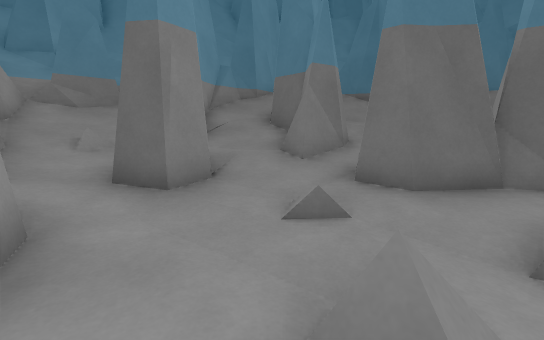
view 1 (above)

24 first-person views from a walk through a 3-D level made in the Godot game engine. The camera is 1.2 m above the floor, tilts 8° down and sees 90° across. The floor is counted in squares, 1 m on a side. Each view is taken from the middle of a square. On the plan, view 1 faces up. The plan holds only what a view shows up to about 13 squares ahead; the rest is blank. The place goes on beyond the plan.

view 2
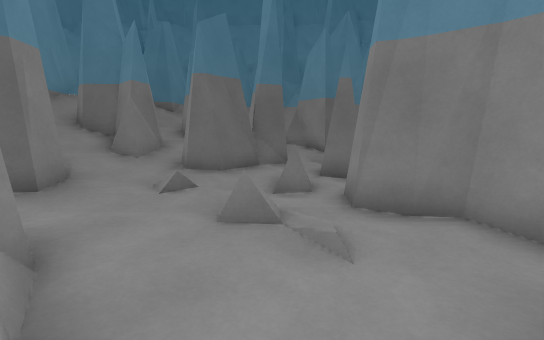

view 3
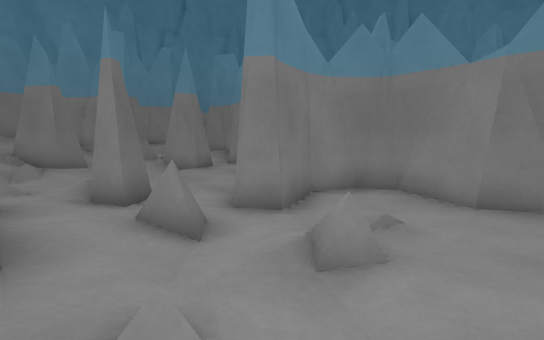

view 4
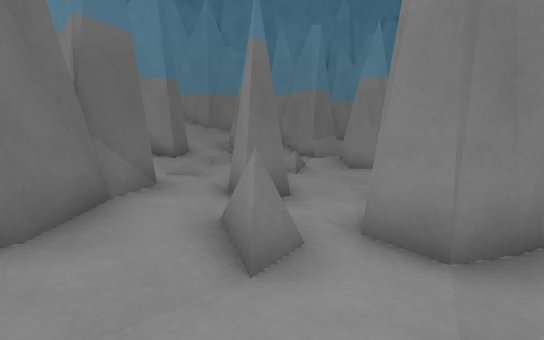

view 5
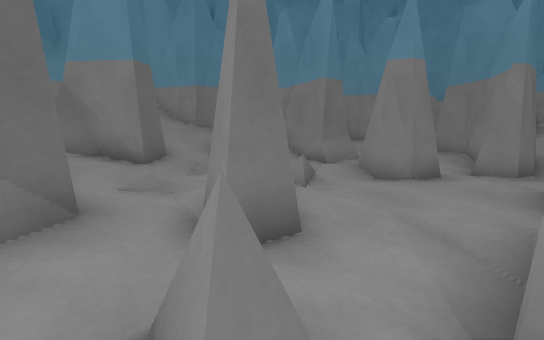

view 6
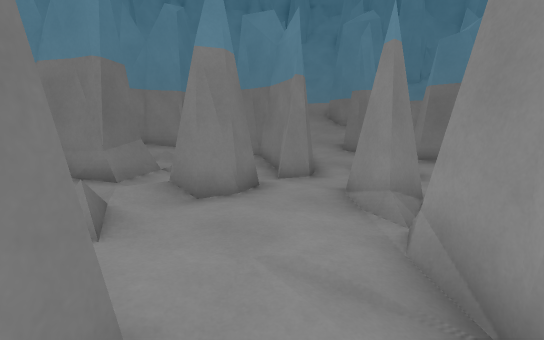

view 7
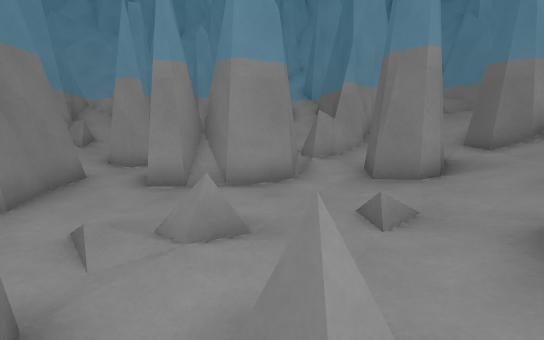

view 8
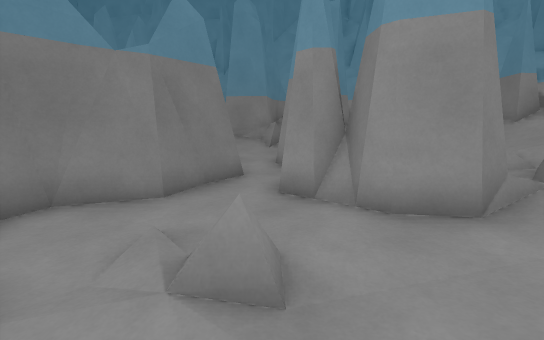

view 9
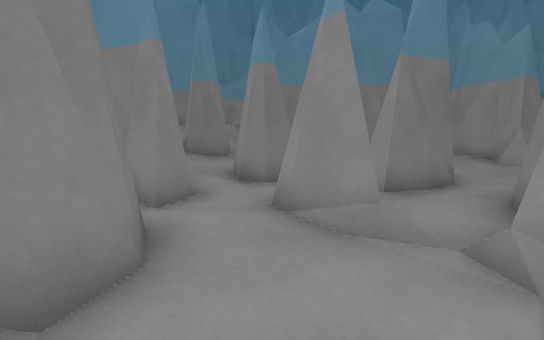

view 10
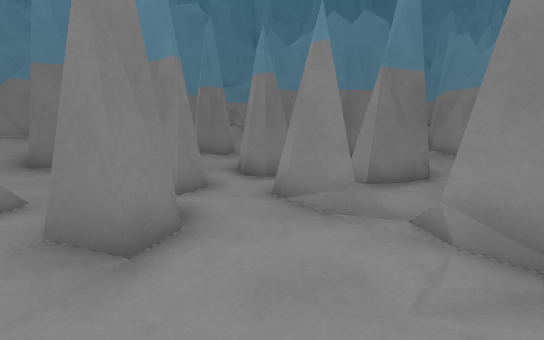

view 11
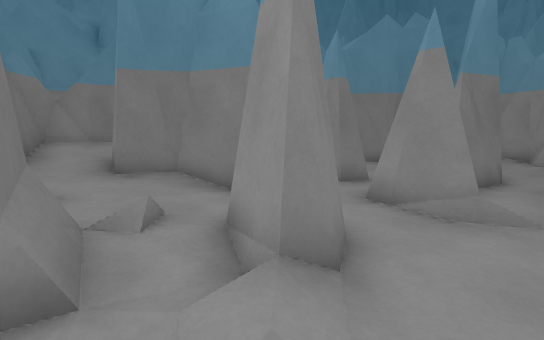

view 12
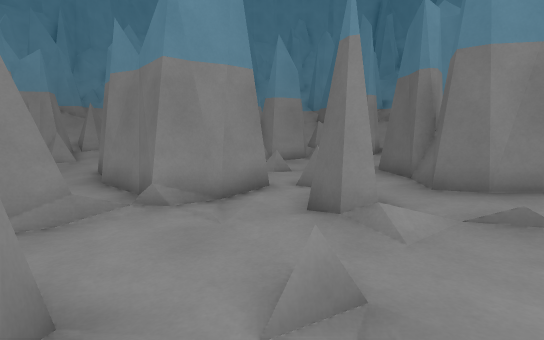

view 13
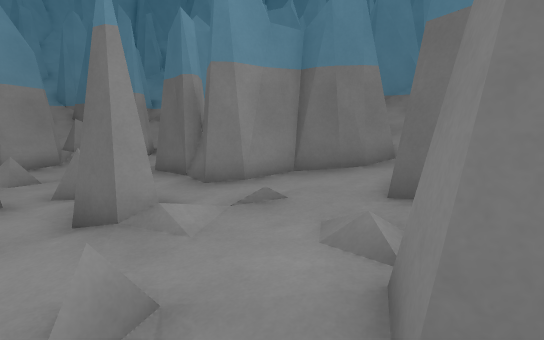

view 14
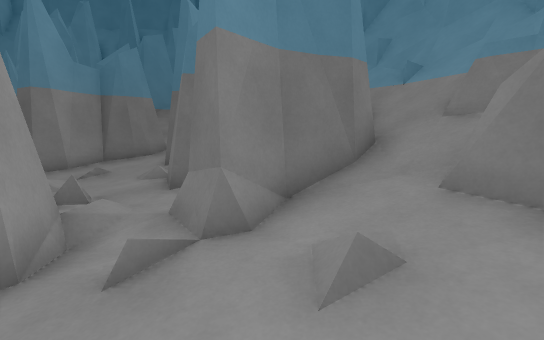

view 15
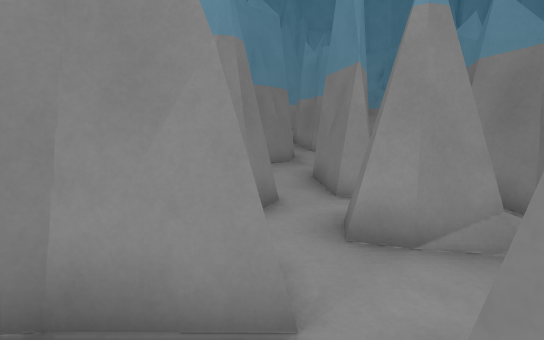

view 16
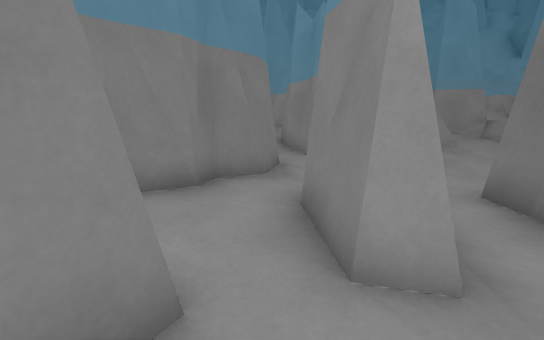

view 17
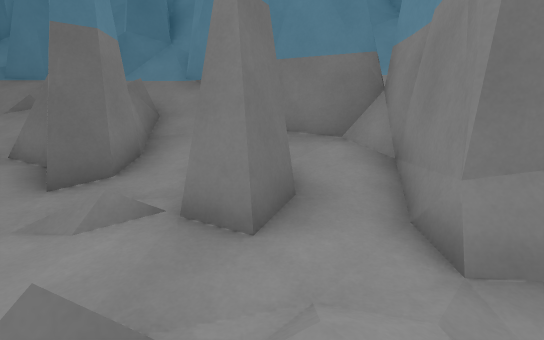

view 18
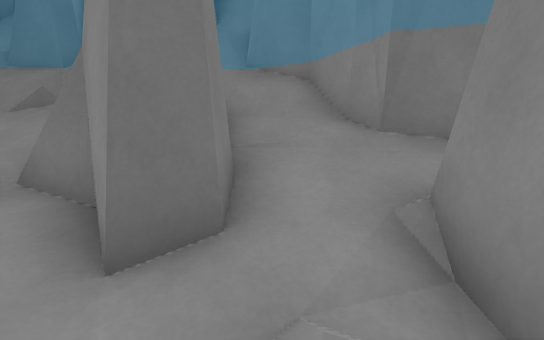

view 19
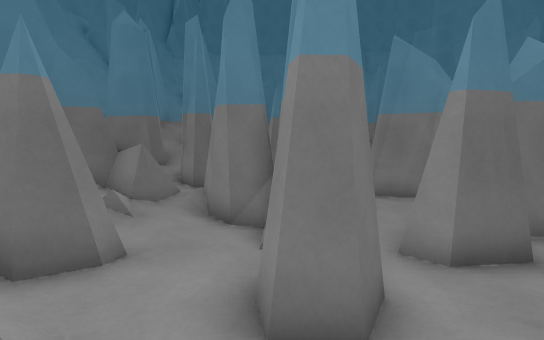

view 20
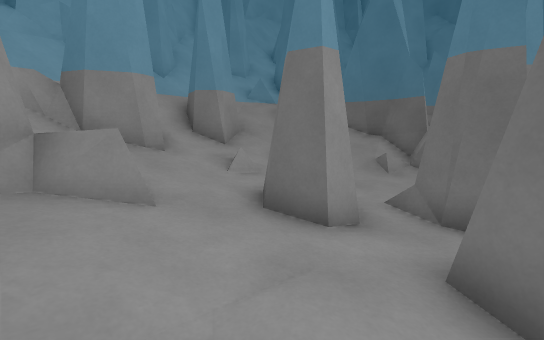

view 21
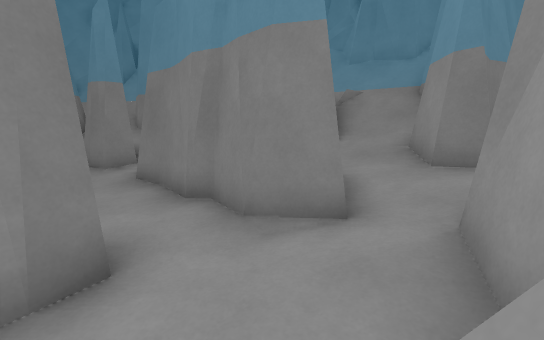

view 22
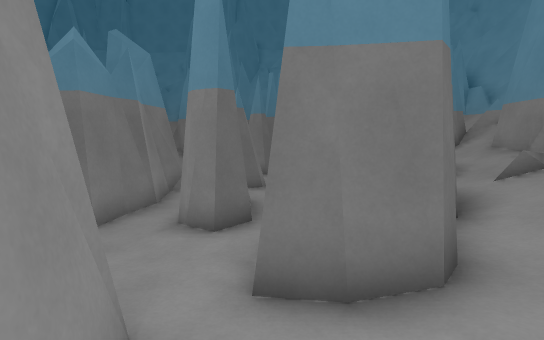

view 23
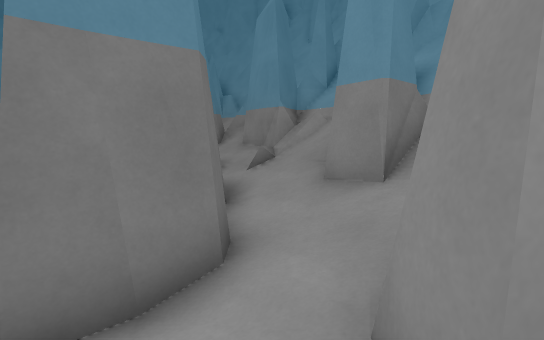

view 24
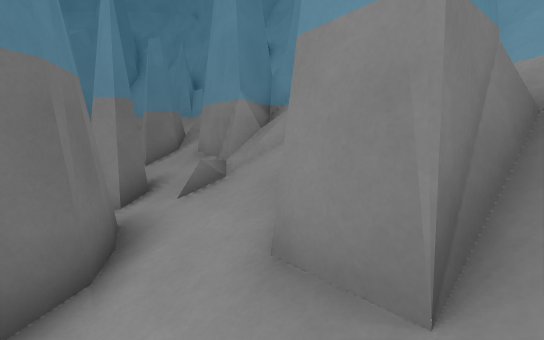

### Floor plan
Key: @ floor where view 1 was taken; # wall or solid block; x gap in a wall; . main floor; : floor 0.25 m higher than the main floor; - floor 0.25 m lower than the main floor; + floor 0.5 m higher than the main floor; * floor 0.75 m higher than the main floor; / step, stairs or slope; = window, fence, low wall or low ledge; ^ raised ledge; T thing the floor can be seen under or through.
Columns run from 11 left of view 1 to 16 right of it. Each row starts with its distance up from view 1.
 10          ^^        ^^ ^
  9         #^ ^      ^^  ^
  8         #^^^##=    *  ^^#
  7         ##*###  ###+#^^^#
  6          #  ##  ##::##/##
  5         ###: ####.::#//##
  4    #######...####...:///#
  3   ## /###.--.-..x/-.###/#
  2   ^# //.##----=-##--.#//##
  1 ^^   /:.##-==-x----=/.######
  0   ^^##:.##-@--##----/.##:/=
 -1 ^ #/+:.###----###---#-..:##
 -2 ^^###:##..----##=#--#...:##
 -3   ##/+##.###TTT==#/-x...:##
 -4   ##//:::..-TTT==#/-##..:/#
 -5  ^####/:::..--TT#-/-#####/#
 -6   ####//::..--TT--#-.#   /#
 -7   ####x=####.........://###
 -8         ####........##//##
 -9            #:######/#####
-10           ##::####///##
-11           #+++++///###
-12           ####//####
-13             ##==#  #
-14                ^^^
-15               ^^#

Where each view was taken, in squares from view 1:
view 1: 0 up, 0 right, facing up
view 2: 2 down, 2 left, facing up-right
view 3: 4 up, 1 left, facing down-right
view 4: 2 up, 0 right, facing right
view 5: 2 up, 2 right, facing right
view 6: 2 up, 4 right, facing down-right
view 7: 2 up, 4 right, facing left
view 8: 3 up, 2 right, facing down-left
view 9: 1 up, 7 right, facing down
view 10: 2 up, 7 right, facing down
view 11: 2 up, 9 right, facing down
view 12: 1 up, 10 right, facing left
view 13: 1 up, 10 right, facing up-left
view 14: 4 down, 12 right, facing up
view 15: 2 down, 10 right, facing down-left
view 16: 4 down, 7 right, facing down-left
view 17: 0 up, 8 right, facing up-right
view 18: 3 up, 8 right, facing up-right
view 19: 4 down, 7 left, facing up-right
view 20: 6 down, 2 left, facing up-left
view 21: 6 down, 0 right, facing down-right
view 22: 11 down, 0 right, facing up-right
view 23: 11 down, 0 right, facing right
view 24: 12 down, 3 right, facing right
